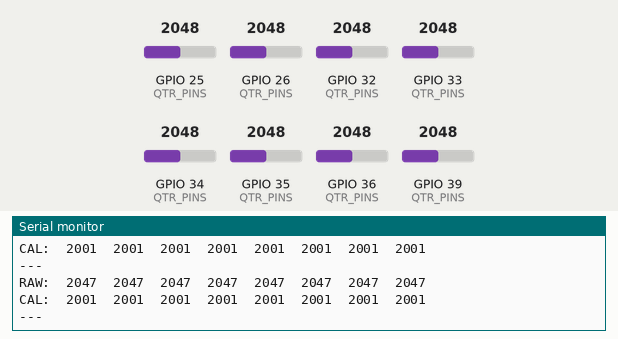
A sketch run on a simulated ESP32. On the bench: the last lines printed to the serial monitor. The inputs (shaded band) are chosen by the test bench; at power-on: GPIO 25 (QTR_PINS) = 2048, GPIO 26 (QTR_PINS) = 2048, GPIO 32 (QTR_PINS) = 2048, GPIO 33 (QTR_PINS) = 2048, GPIO 34 (QTR_PINS) = 2048, GPIO 35 (QTR_PINS) = 2048, GPIO 36 (QTR_PINS) = 2048, GPIO 39 (QTR_PINS) = 2048.

Above: at 13.7 s.
13.8 s: GPIO 25 (QTR_PINS) set to 2866
At 14.04 s:
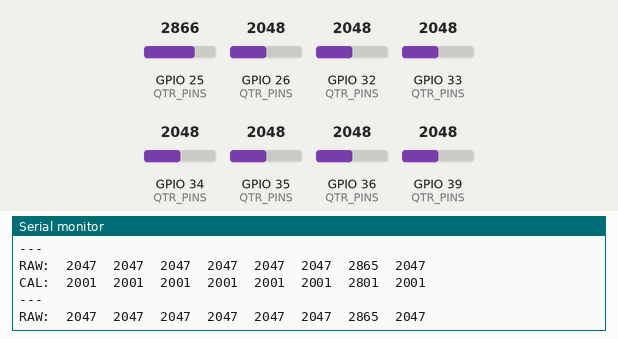
15.3 s: GPIO 26 (QTR_PINS) set to 2866
At 16.23 s:
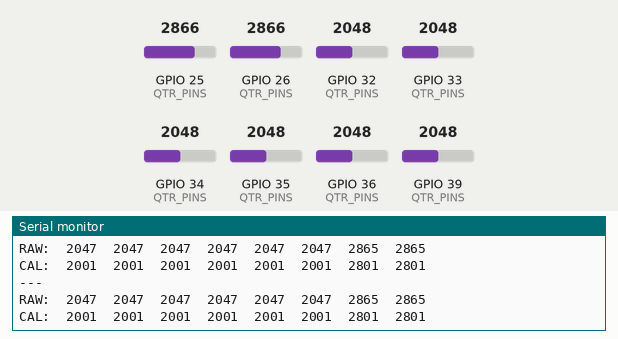
16.8 s: GPIO 32 (QTR_PINS) set to 2866
At 16.89 s:
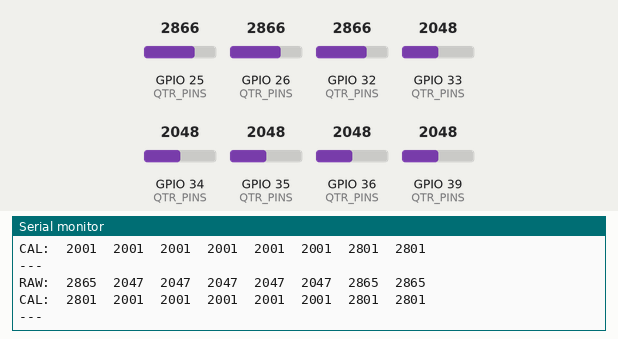
18.3 s: GPIO 33 (QTR_PINS) set to 2866
At 18.31 s:
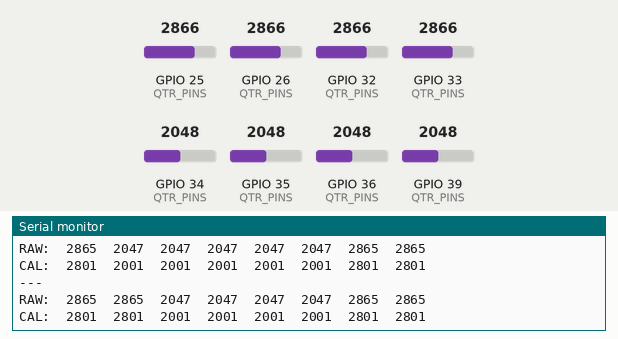
19.8 s: GPIO 34 (QTR_PINS) set to 2866
At 19.84 s:
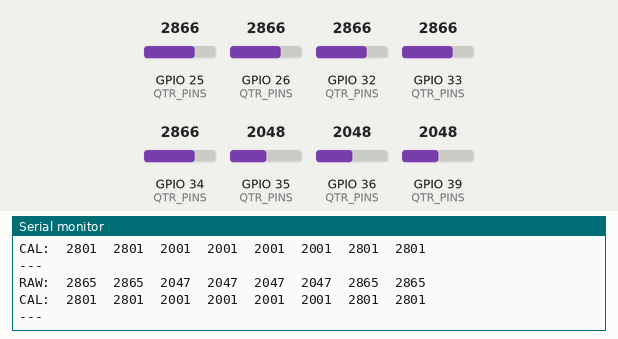
22.8 s: GPIO 35 (QTR_PINS) set to 2866
At 22.8 s:
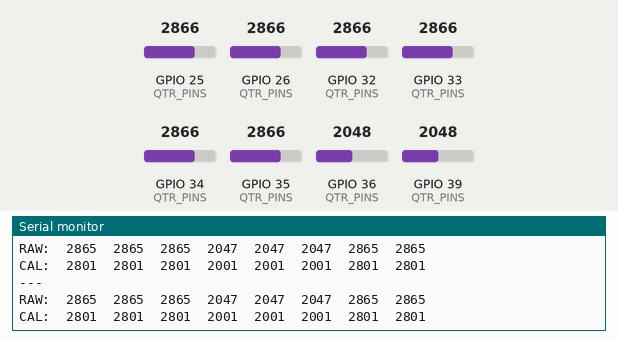

Measured:
- after the input at 13.8 s, the serial monitor: prints a new line at once (image 1)
- after the input at 15.3 s, the serial monitor: prints a new line after 0.05 s (image 2)
- after the input at 16.8 s, the serial monitor: prints a new line after 0.09 s (image 3)
- after the input at 18.3 s, the serial monitor: prints a new line at once (image 4)

The sketch:

calibracion_caracterizacion.ino
```cpp
#include <Arduino.h>
#include <QTRSensors.h>

#define LEDON_PIN 5

// Pines de los 8 sensores (ADC)
const uint8_t QTR_PINS[8] = {32, 33, 34, 35, 36, 39, 25, 26};

// Crear objeto QTR
QTRSensors qtr;

uint16_t raw[8];
uint16_t cal[8];

void setup() {
  Serial.begin(115200);

  // Configurar tipo y pines
  qtr.setTypeAnalog();
  qtr.setSensorPins(QTR_PINS, 8);
  qtr.setEmitterPin(LEDON_PIN);

  // Calibración
  delay(500);
  Serial.println("Calibrando...");
  for (int i = 0; i < 400; i++) {
    qtr.calibrate();
    delay(5);
  }
  Serial.println("Calibracion lista.");
}

void loop() {
  // Lecturas crudas (0–4095 en ESP32 ADC)
  qtr.read(raw);

  // Lecturas calibradas (0–1000)
  qtr.readCalibrated(cal);

  Serial.print("RAW:\t");
  for (int i = 0; i < 8; i++) {
    Serial.print(raw[i]);
    Serial.print(i < 7 ? '\t' : '\n');
  }

  Serial.print("CAL:\t");
  for (int i = 0; i < 8; i++) {
    Serial.print(cal[i]);
    Serial.print(i < 7 ? '\t' : '\n');
  }
  Serial.println("---");

  delay(100);
}
```
